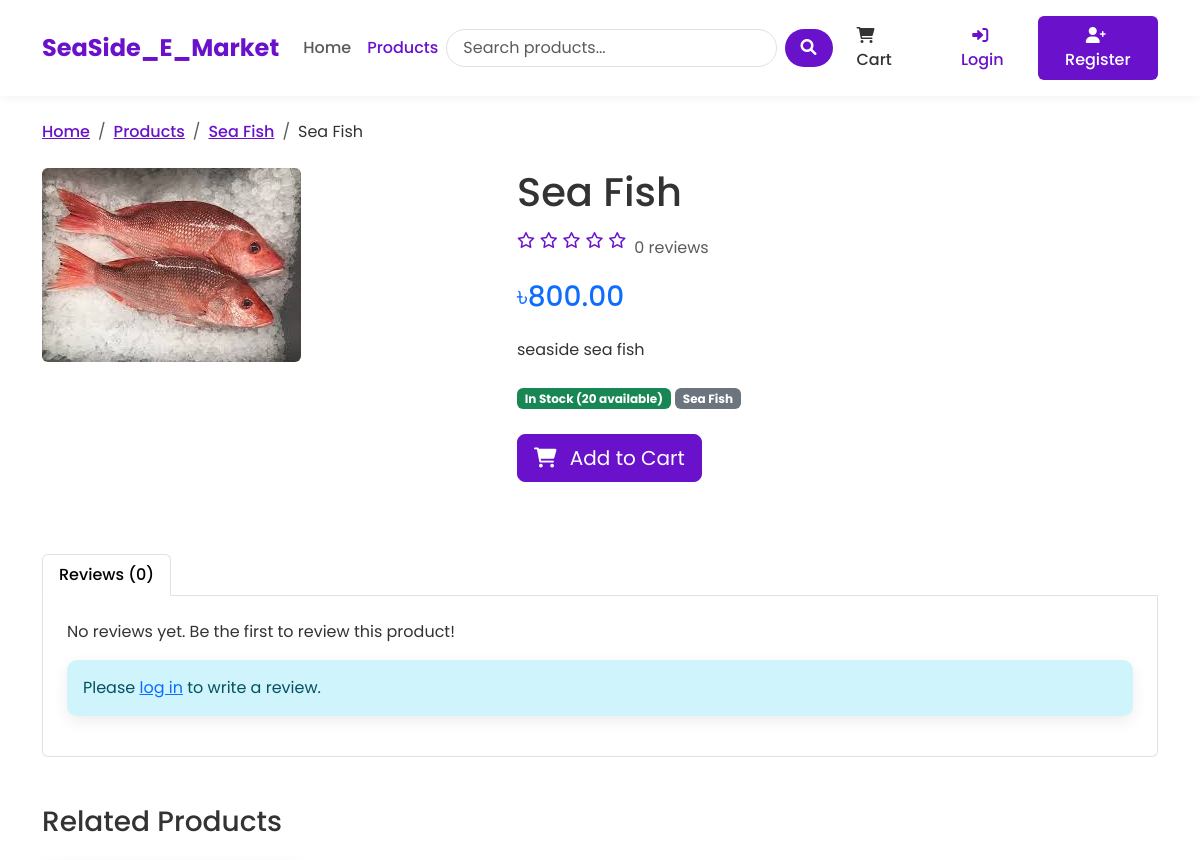
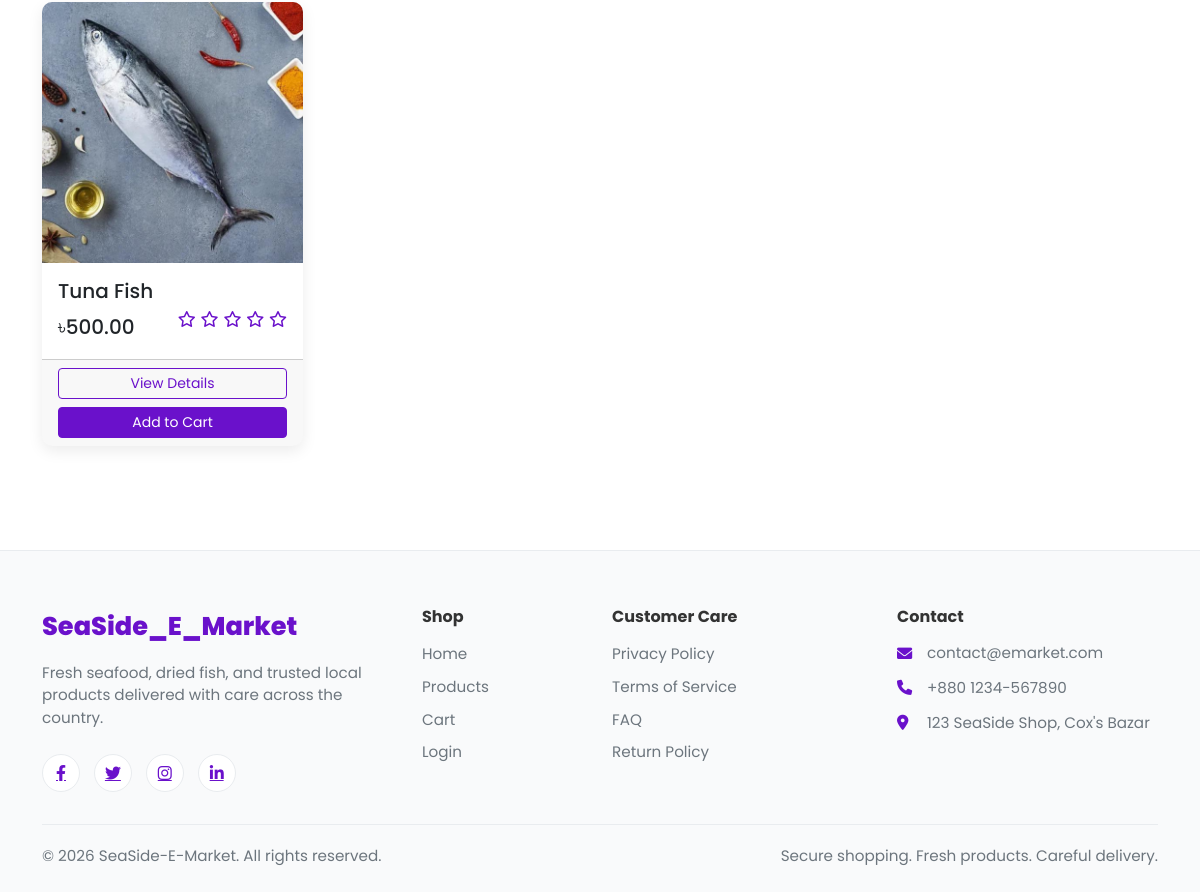
Page /products/detail/sea-fish/ on the committed database (2 pictures, top to bottom).
### SeaSide_Shop/models.py (models this page shows, shortened)
class Product(models.Model):
    name = models.CharField(max_length=100)
    slug = models.SlugField(max_length=200, unique=True)
    category = models.ForeignKey(Category, on_delete=models.CASCADE, related_name='products')
    description = models.TextField()
    price = models.DecimalField(max_digits=10, decimal_places=2) # 405.99
    stock = models.PositiveBigIntegerField(default=1)
    available = models.BooleanField(default=True)
    created_at = models.DateTimeField(auto_now_add=True)
    updated_at = models.DateTimeField(auto_now=True)
    image = models.ImageField(upload_to='products/%Y/%m/%d') # products/25/10/2025
    def average_rating(self):
        ratings = self.ratings.all()
        if ratings.count() > 0:
            return sum([i.rating for i in ratings])/ratings.count()
        return 0

class Category(models.Model):
    name = models.CharField(max_length=100)
    slug = models.SlugField(max_length=100, unique=True)
    description = models.TextField()
    class Meta:
        verbose_name_plural = 'Categories'

### SeaSide_Shop/views.py (the view)
# urls.py: path('products/detail/<slug:slug>/', views.product_detail, name="product_detail"),
def product_detail(request, slug):
    product = get_object_or_404(Product, slug = slug, available = True)
    related_products = Product.objects.filter(category = product.category).exclude(id=product.id)
    user_rating = None
    if request.user.is_authenticated:
        try:
            user_rating = Rating.objects.get(product=product, user=request.user)
        except Rating.DoesNotExist:
            pass
    rating_form = RatingForm(instance=user_rating)
    return render(request, 'SeaSide_Shop/product_detail.html', {
        'product' :product,
        'related_products' : related_products,
        'user_rating' : user_rating,
        'rating_form' : rating_form
    })

### SeaSide_Shop/forms.py
class RatingForm(forms.ModelForm):
    class Meta:
        model = Rating
        fields = ['rating', 'comment']
        widgets = {
            'rating' : forms.Select(choices=[(i,i) for i in range(1,6)]),
            'comment' : forms.Textarea(attrs={'rows' : 4})
        }

### SeaSide_Shop/context_processors.py (called while the page is built)
def cart_items_count(request):
    if request.user.is_authenticated:
        try:
            cart = Cart.objects.get(user=request.user)
            return {'cart_items_count' : cart.get_total_items()}
        except Cart.DoesNotExist:
            return {'cart_items_count' : 0}
    return {'cart_items_count' : 0}

### templates/SeaSide_Shop/product_detail.html (shortened to what this page needs)
{% extends 'base.html' %}
{% block content %}
<nav aria-label="breadcrumb">
    <ol class="breadcrumb">
        <li class="breadcrumb-item"><a href="{% url 'home' %}">Home</a></li>
        <li class="breadcrumb-item"><a href="{% url 'product_list' %}">Products</a></li>
        <li class="breadcrumb-item"><a href="{% url 'product_list_by_category' product.category.slug %}">{{ product.category.name }}</a></li>
        <li class="breadcrumb-item active" aria-current="page">{{ product.name }}</li>
    </ol>
</nav>
<div class="row">
    <div class="col-md-5 mb-4">
        {% if product.image %}
        <img src="{{ product.image.url }}" class="img-fluid rounded" alt="{{ product.name }}">
        {% else %}
        <div class="bg-light text-center p-5 rounded">
            <i class="fas fa-image fa-5x text-muted"></i>
        </div>
        {% endif %}
    </div>
    <div class="col-md-7">
        <h1 class="mb-3">{{ product.name }}</h1>
        <div class="d-flex align-items-center mb-3">
            <div class="rating me-2">
                {% for i in "12345" %}
                {% if forloop.counter <= product.average_rating %}
                <i class="fas fa-star"></i>
                {% else %}
                <i class="far fa-star"></i>
                {% endif %}
                {% endfor %}
            </div>
            <span class="text-muted">{{ product.ratings.count }} review{{ product.ratings.count|pluralize }}</span>
        </div>
        <h2 class="h3 text-primary mb-4">৳{{ product.price }}</h2>
        <p class="mb-4">{{ product.description }}</p>
        <div class="mb-4">
            <span class="badge bg-{% if product.stock > 0 %}success{% else %}danger{% endif %}">
                {% if product.stock > 0 %}In Stock ({{ product.stock }} available){% else %}Out of Stock{% endif %}
            </span>
            <span class="badge bg-secondary">{{ product.category.name }}</span>
        </div>
        {% if product.stock > 0 %}
        {% if user.is_staff or user.is_superuser %}
        <div class="alert alert-secondary mb-4">
            Admin accounts cannot add products to cart or place orders.
        </div>
        {% else %}
        <form action="{% url 'cart_add' product.id %}" method="post" class="mb-4">
            <button type="submit" class="btn btn-primary btn-lg">
                <i class="fas fa-shopping-cart me-2"></i> Add to Cart
            </button>
        </form>
        {% endif %}
        {% endif %}
    </div>
</div>
<div class="row mt-5">
    <div class="col-12">
        <ul class="nav nav-tabs" id="productTabs" role="tablist">
            <li class="nav-item" role="presentation">
                <button class="nav-link active" id="reviews-tab" data-bs-toggle="tab" data-bs-target="#reviews"
                        type="button" role="tab" aria-controls="reviews" aria-selected="true">
                    Reviews ({{ product.ratings.count }})
                </button>
            </li>
        </ul>
        <div class="tab-content p-4 border border-top-0 rounded-bottom" id="productTabsContent">
            <div class="tab-pane fade show active" id="reviews" role="tabpanel" aria-labelledby="reviews-tab">
                {% if product.ratings.count > 0 %}
                <div class="mb-4">
                    <h4>Customer Reviews</h4>
                    {% for rating in product.ratings.all %}
                    <div class="card mb-3">
                        <div class="card-body">
                            <div class="d-flex justify-content-between align-items-center mb-2">
                                <h5 class="mb-0">{{ rating.user.username }}</h5>
                                <div class="rating">
                                    {% for i in "12345" %}
                                    {% if forloop.counter <= rating.rating %}
                                    <i class="fas fa-star"></i>
                                    {% else %}
                                    <i class="far fa-star"></i>
                                    {% endif %}
                                    {% endfor %}
                                </div>
                            </div>
                            <p class="text-muted small mb-2">{{ rating.created_at|date:"F d, Y" }}</p>
                            <p class="mb-0">{{ rating.comment }}</p>
                        </div>
                    </div>
                    {% endfor %}
                </div>
                {% else %}
                <p>No reviews yet. Be the first to review this product!</p>
                {% endif %}
                {% if user.is_authenticated and not user.is_staff %}
                    {% if user_rating %}
                    <h4>Your Review</h4>
                    <div class="card mb-3">
                        <div class="card-body">
                            <div class="d-flex justify-content-between align-items-center mb-2">
                                <div class="rating">
                                    {% for i in "12345" %}
                                    {% if forloop.counter <= user_rating.rating %}
                                    <i class="fas fa-star"></i>
                                    {% else %}
                                    <i class="far fa-star"></i>
                                    {% endif %}
                                    {% endfor %}
                                </div>
                                <a href="{% url 'rate_product' product.id %}" class="btn btn-sm btn-outline-primary">
                                    Edit Review
                                </a>
                            </div>
                            <p class="mb-0">{{ user_rating.comment }}</p>
                        </div>
                    </div>
                    {% else %}
                    <div class="card">
                        <div class="card-body">
                            <h4>Write a Review</h4>
                            <p>Have you purchased this product? Share your thoughts with other customers!</p>
                            <a href="{% url 'rate_product' product.id %}" class="btn btn-primary">Write a Review</a>
                        </div>
                    </div>
                    {% endif %}
                {% elif user.is_authenticated and user.is_staff %}
                <div class="alert alert-secondary">
                    Admin accounts cannot write reviews.
                </div>
                {% else %}
                <div class="alert alert-info">
                    Please <a href="{% url 'login' %}?next={{ request.path }}">log in</a> to write a review.
                </div>
                {% endif %}
            </div>
        </div>
    </div>
</div>
{% if related_products %}
<div class="row mt-5">
    <div class="col-12">
        <h3 class="mb-4">Related Products</h3>
        <div class="row row-cols-1 row-cols-md-2 row-cols-lg-4 g-4">
            {% for product in related_products %}
            <div class="col">
                <div class="card h-100 product-card">
                    {% if product.image %}
                    <img src="{{ product.image.url }}" class="card-img-top" alt="{{ product.name }}">
                    {% else %}
                    <div class="bg-light text-center p-5">
                        <i class="fas fa-image fa-3x text-muted"></i>
                    </div>
                    {% endif %}
                    <div class="card-body">
                        <h5 class="card-title">{{ product.name }}</h5>
                        <div class="d-flex justify-content-between align-items-center">
                            <span class="h5 mb-0">৳{{ product.price }}</span>
                            <div class="rating">
                                {% for i in "12345" %}
                                {% if forloop.counter <= product.average_rating %}
                                <i class="fas fa-star"></i>
                                {% else %}
                                <i class="far fa-star"></i>
                                {% endif %}
                                {% endfor %}
                            </div>
                        </div>
                    </div>
                    <div class="card-footer">
                        <div class="d-grid gap-2">
                            <a href="{% url 'product_detail' product.slug %}" class="btn btn-sm btn-outline-primary">View Details</a>
                            {% if not user.is_staff and not user.is_superuser %}
                            <form action="{% url 'cart_add' product.id %}" method="post">
                                <button type="submit" class="btn btn-sm btn-primary w-100">Add to Cart</button>
                            </form>
                            {% endif %}
                        </div>
                    </div>
                </div>
            </div>
            {% endfor %}
        </div>
    </div>
</div>
{% endif %}
{% endblock %}

### templates/SeaSide_Shop/product_detail.html (style rules this page uses)
.breadcrumb-item a { color: var(--primary-color); font-weight: 500; }
.breadcrumb-item.active { color: var(--text-color); }
.breadcrumb { background-color: transparent; padding: 0; margin-bottom: 1.5rem; }
.rating { display: flex; align-items: center; gap: 0.3rem; margin-bottom: 1rem; }
.rating i { color: var(--primary-color); }

### templates/base.html (style rules this page uses)
:root { --primary-color: #6a11cb; --primary-dark: #5a0cb8; --primary-light: #7c4ddb; --secondary-color: #2575fc; --text-color: #333333; --text-light: #6c757d; --bg-light: #f8f9fa; --border-radius: 10px; --box-shadow: 0 5px 15px rgba(0,0,0,0.08); }
body { font-family: 'Poppins', sans-serif; color: var(--text-color); display: flex; flex-direction: column; min-height: 100vh; }
.nav-link { font-weight: 500; padding: 0.5rem 1rem; transition: all 0.3s ease; }
.product-card { border: none; border-radius: var(--border-radius); overflow: hidden; transition: transform 0.3s, box-shadow 0.3s; box-shadow: var(--box-shadow); }
.rating { color: #ffc107; }
.btn-primary { background-color: var(--primary-color); border-color: var(--primary-color); }
.btn-outline-primary { border-color: var(--primary-color); color: var(--primary-color); }
.alert { border-radius: var(--border-radius); box-shadow: var(--box-shadow); border: none; }

### rows in the picture
Product: category.name "Sea Fish", name "Sea Fish", image (picture), ratings.count "0", price "800.00", description "seaside sea fish", stock "20"
Product: image (picture), name "Tuna Fish", price "500.00"
